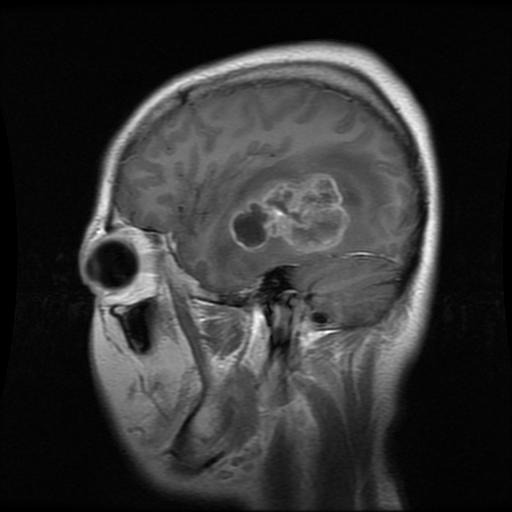
#> input picture datasets/Training/glioma/Tr-gl_0048.jpg, 512 x 512 px; its folder holds 3 pictures in this run
$ python preprocessing.py
#> lines starting #> are read from the running program, lines starting #| are printed output that depends on the picture; after the words box and inside, x2 and y2 are one past the last pixel; in counts of white or black regions, pixels touching at a corner belong together; pictures that were not available may be replaced by others from this repository, and a replacement may not be noted
#> further down, image is the input picture: shape (512, 512, 3); min 0, max 255, mean 50.5
import numpy as np
from tqdm import tqdm
import cv2
import os
import imutils


def crop_img(img):
	"""
	Finds the extreme points on the image and crops the rectangular out of them
	"""
	gray = cv2.cvtColor(img, cv2.COLOR_RGB2GRAY)
	gray = cv2.GaussianBlur(gray, (3, 3), 0)

	# threshold the image, then perform a series of erosions +
	# dilations to remove any small regions of noise
	thresh = cv2.threshold(gray, 45, 255, cv2.THRESH_BINARY)[1]
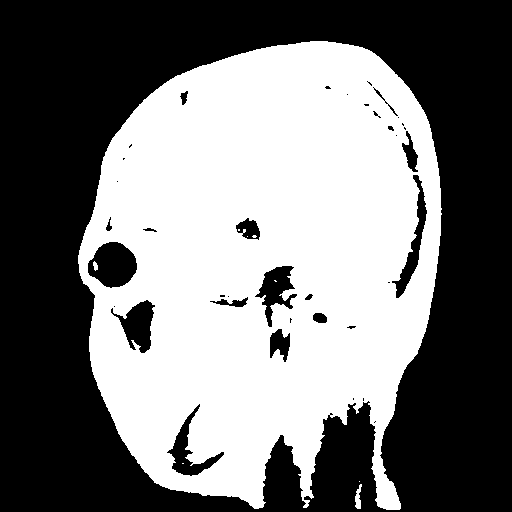
#> thresh: shape (512, 512); 46.6% white; 9 white regions (6 under 20 px), largest, box (x1, y1, x2, y2) and area: (78, 41, 442, 510) 121959, (355, 484, 362, 509) 105, (93, 261, 98, 271) 34
	thresh = cv2.erode(thresh, None, iterations=2)
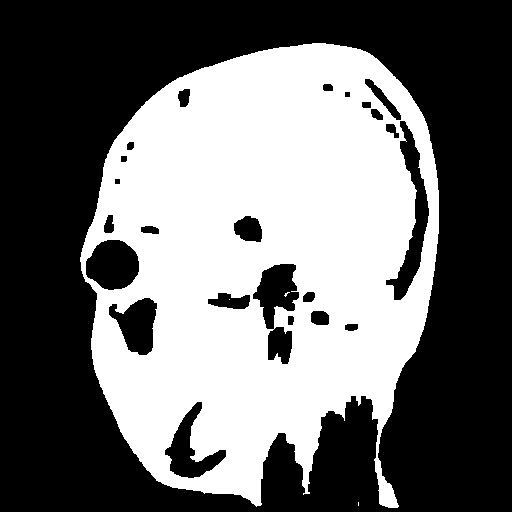
#> thresh: shape (512, 512); 42.8% white; 4 white regions (3 under 20 px), largest, box (x1, y1, x2, y2) and area: (80, 43, 439, 508) 112178
	thresh = cv2.dilate(thresh, None, iterations=2)
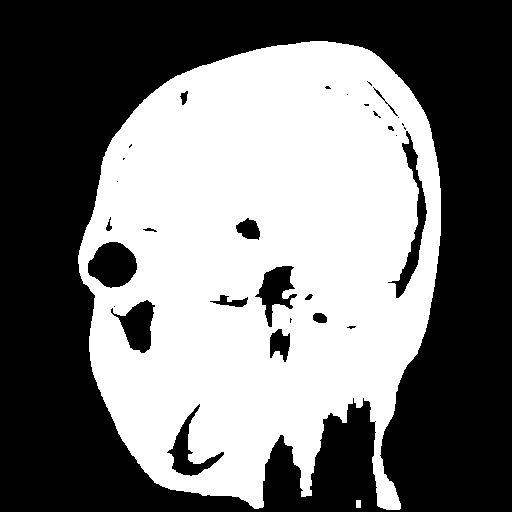
#> thresh: shape (512, 512); 46.4% white; 2 white regions

	# find contours in thresholded image, then grab the largest one
	cnts = cv2.findContours(thresh.copy(), cv2.RETR_EXTERNAL, cv2.CHAIN_APPROX_SIMPLE)
#> cnts = 2 contours; box (x1, y1, x2, y2) and area: (78, 41, 441, 510) 128626, (356, 500, 361, 508) 28
	cnts = imutils.grab_contours(cnts)
	c = max(cnts, key=cv2.contourArea)
#> c = contour of 701 points, box (x1, y1, x2, y2) (78, 41, 441, 510), area 128626

	# find the extreme points
	extLeft = tuple(c[c[:, :, 0].argmin()][0])
#> extLeft = (78, 255)
	extRight = tuple(c[c[:, :, 0].argmax()][0])
#> extRight = (440, 235)
	extTop = tuple(c[c[:, :, 1].argmin()][0])
#> extTop = (310, 41)
	extBot = tuple(c[c[:, :, 1].argmax()][0])
#> extBot = (386, 509)
	ADD_PIXELS = 0
	new_img = img[extTop[1]-ADD_PIXELS:extBot[1]+ADD_PIXELS, extLeft[0]-ADD_PIXELS:extRight[0]+ADD_PIXELS].copy()
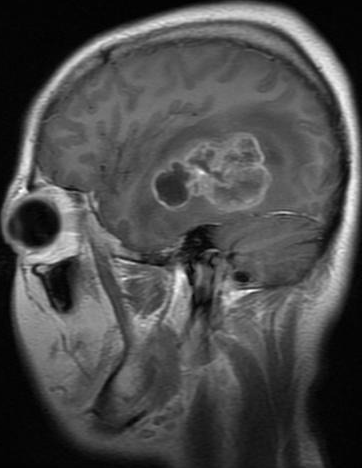
#> new_img: shape (468, 362, 3); min 0, max 255, mean 75.5

	return new_img

if __name__ == "__main__":
	training = "Training"
	testing = "Testing"
	training_dir = os.listdir(training)
	testing_dir = os.listdir(testing)
	IMG_SIZE = 256

	for dir in training_dir:
		save_path = 'cleaned/Training/'+ dir
		path = os.path.join(training,dir)
		image_dir = os.listdir(path)
		for img in image_dir:
			image = cv2.imread(os.path.join(path,img))
			new_img = crop_img(image)
			new_img = cv2.resize(new_img,(IMG_SIZE,IMG_SIZE))
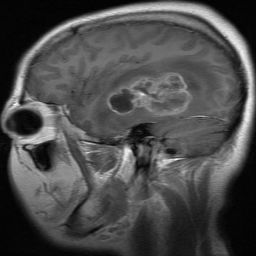
#> new_img: shape (256, 256, 3); min 1, max 248, mean 75.4
			if not os.path.exists(save_path):
				os.makedirs(save_path)
			cv2.imwrite(save_path+'/'+img, new_img)
#> pass 2 of the loop `for dir in training_dir:`:
#> save_path = 'cleaned/Training/meningioma'
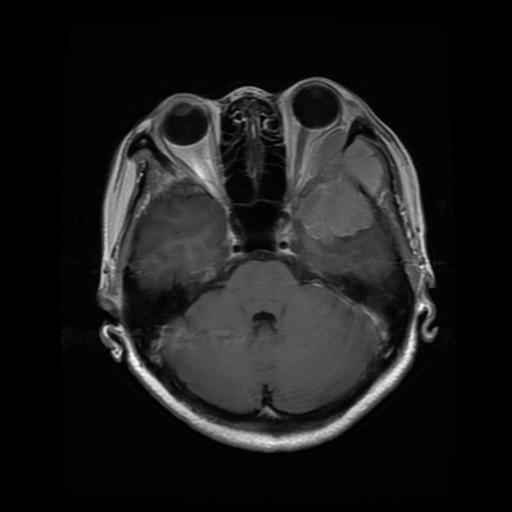
#> input picture datasets/Training/meningioma/Tr-me_0028.jpg, 512 x 512 px
#> image is the input picture: shape (512, 512, 3); min 0, max 255, mean 27.5
#> in crop_img (call 4), `thresh = cv2.threshold(gray, 45, 255, cv2.THRESH_BINARY)[1]`:
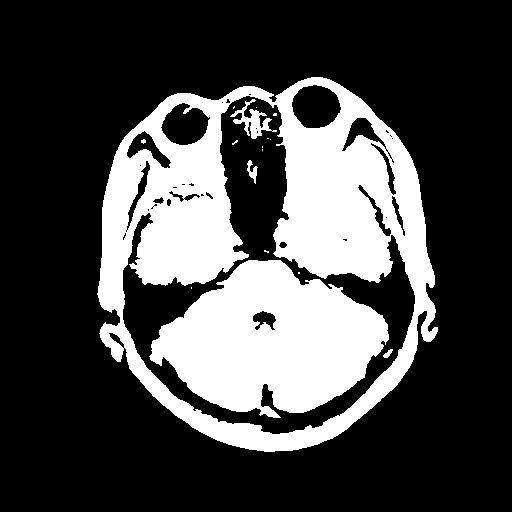
#> thresh: shape (512, 512); 27.9% white; 17 white regions (12 under 20 px), largest, box (x1, y1, x2, y2) and area: (97, 77, 438, 452) 48133, (149, 260, 389, 418) 24070, (230, 99, 277, 139) 597, (247, 160, 258, 184) 117, (383, 349, 393, 358) 46
#> `new_img = cv2.resize(new_img,(IMG_SIZE,IMG_SIZE))`:
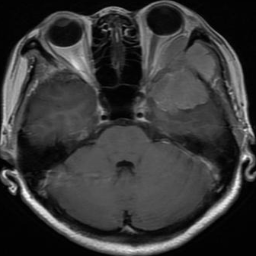
#> new_img: shape (256, 256, 3); min 0, max 254, mean 55.9

	for dir in testing_dir:
		save_path = 'cleaned/Testing/'+ dir
		path = os.path.join(testing,dir)
		image_dir = os.listdir(path)
		for img in image_dir:
			image = cv2.imread(os.path.join(path,img))
			new_img = crop_img(image)
			new_img = cv2.resize(new_img,(IMG_SIZE,IMG_SIZE))
			if not os.path.exists(save_path):
				os.makedirs(save_path)
			cv2.imwrite(save_path+'/'+img, new_img)
